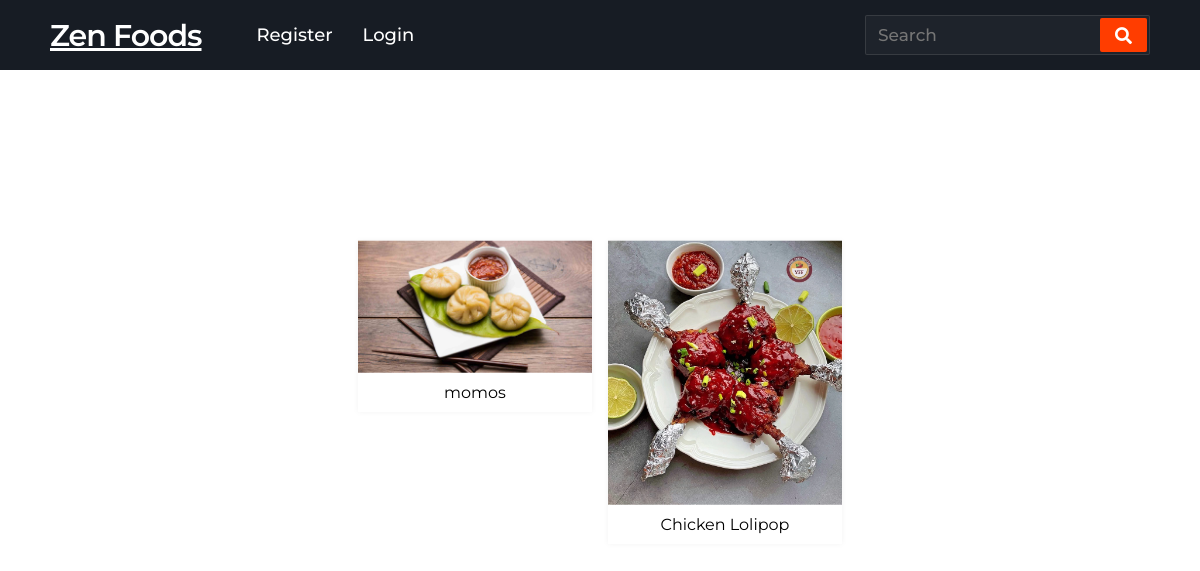
The page / on the database its author committed.
### bezen_app/models.py (models this page shows, shortened)
class Food(models.Model):
    f_id = models.BigAutoField(primary_key=True, null=False, blank=False)
    user = models.ForeignKey(User, on_delete=models.CASCADE)
    f_name = models.CharField(max_length=60, verbose_name='Item name')
    f_description = models.CharField(max_length=200, verbose_name='Description')
    ingredients = models.TextField()
    f_procedure = models.TextField(verbose_name='procedure')
    f_photo = models.ImageField(blank=True, null=True, upload_to = 'food_img', verbose_name='Item Photo')

### auth_app/views.py (the view)
# urls.py: path('', views.index, name='index'),
def index(request):
   items = Food.objects.all()
   return render(request, 'index.html', {'items': items})

### templates/index.html (shortened to what this page needs)
<!DOCTYPE html>
<html lang="en">
{% load static %}
<head>
    <link rel="stylesheet" href="{% static 'css/style.css' %}">
    <link rel="stylesheet" href="https://cdnjs.cloudflare.com/ajax/libs/font-awesome/5.15.3/css/all.min.css" />
</head>
<body style="background: url('https://images.pexels.com/photos/5695940/pexels-photo-5695940.jpeg?auto=compress&cs=tinysrgb&w=900&h=500&dpr=2');
font-family: Assistant, sans-serif;">
    <nav>
        <div class="logo">
            <a id="logo_txt" href="{% url 'auth_app:index' %}">Zen Foods</a>
        </div>
        <div class="nav-items">
            {% if user.is_authenticated %}
            <li><a href="{% url 'auth_app:logout' %}">Logout</a></li>
            <li><a href="{% url 'auth_app:profile' %}">Profile</a></li>
            <li><a href="{% url 'bezen_app:recipes' %}">My recipes</a></li>
            {% else %}
            <li><a href="{% url 'auth_app:register' %}">Register</a></li>
            <li><a href="{% url 'auth_app:login' %}">Login</a></li>
            {% endif %}
        </div>
        <form action="{% url 'bezen_app:search' %}" method="GET">
            <input type="search" class="search-data" placeholder="Search" name="search">
            <button type="submit" class="fas fa-search"></button>
        </form>
    </nav>
    {% block content %}
    <div class="content">
        <section>
            <div class="rt-container">
                <div class="col-rt-12">
                    <div class="grid">
                        {% for i in items %}
                        <div class="grid-item">
                            <figure>
                                <a href="{% url 'bezen_app:item_detail' i.f_id %}"><img src="{{ i.f_photo.url }}"
                                        alt="Recipe"></a>
                                <figcaption>{{ i.f_name }}</figcaption>
                            </figure>
                        </div>
                        {% endfor %}
                    </div>
                </div>
            </div>
        </section>
    </div>
    {% endblock %}
</body>
</html>

### static/css/style.css (style rules this page uses)
* { margin: 0; padding: 0; outline: none; box-sizing: border-box; font-family: 'Montserrat', sans-serif; }
nav { background: #171c24; display: flex; flex-wrap: wrap; align-items: center; justify-content: space-between; height: 70px; padding: 0 80px; }
#logo_txt { color: #fff; font-size: 30px; font-weight: 600; letter-spacing: -1px; }
nav .nav-items { display: flex; flex: 1; padding: 0 0 0 40px; }
nav .nav-items li { list-style: none; padding: 0 15px; }
nav .nav-items li a { color: #fff; font-size: 18px; font-weight: 500; text-decoration: none; }
nav form { display: flex; height: 40px; padding: 2px; background: #1e232b; min-width: 18% !important; border-radius: 2px; border: 1px solid rgba(155, 155, 155, 0.2); }
nav form .search-data { width: 100%; height: 100%; padding: 0 10px; color: #fff; font-size: 17px; border: none; font-weight: 500; background: none; }
nav form button { padding: 0 15px; color: #fff; font-size: 17px; background: #ff3d00; border: none; border-radius: 2px; cursor: pointer; }
@media (max-width: 1245px) { nav { padding: 0 50px; } }
.content { position: absolute; top: 50%; left: 50%; text-align: center; transform: translate(-50%, -50%); }
.content { position: absolute; top: 50%; left: 50%; transform: translate(-50%, -50%); }

### templates/index.html (style rules this page uses)
*, *:before, *:after { box-sizing: border-box; }
.grid { max-width: 1000px; margin: 0 auto; display: -webkit-box; display: -ms-flexbox; display: flex; -ms-flex-wrap: wrap; flex-wrap: wrap; -webkit-box-pack: center; -ms-flex-pack: center; justify-content: center; }
.grid-item { min-width: 250px; max-width: 250px; -webkit-box-flex: 1; -ms-flex: 1 1 250px; flex: 1 1 250px; padding-left: .5rem; padding-right: .5rem; margin-bottom: 1rem; }
.grid-item figure { padding: 0; margin: 0; box-shadow: 0px 0px 6px 0px rgba(0, 0, 0, 0.05); }
.grid-item figure img { display: block; max-width: 100%; }
.grid-item figcaption { display: block; padding: .625rem .5rem; background: #fff; }
.rt-container { margin: 20px; }
figcaption { color: black; }

### rows shown on the page
Food: f_photo (picture), f_name "momos"
Food: f_photo (picture), f_name "Chicken Lolipop"
